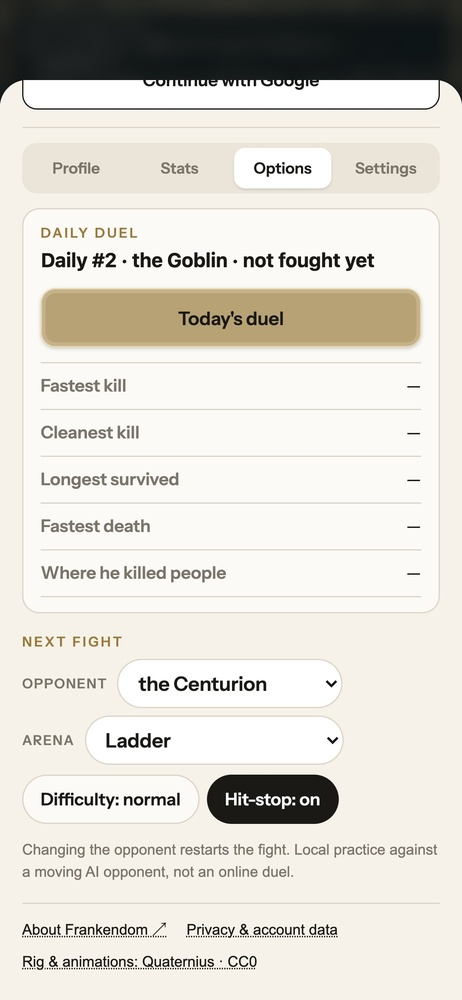
#> input picture arena-row/options-admin-debug.jpg, 462 x 1000 px, shrunk from 1125 x 2436 before the run
$ python ink_atlas.py ../../arena-row/options-admin-debug.jpg ../../arena-row/options-guest.jpg
#> lines starting #> are read from the running program, lines starting #| are printed output that depends on the picture
# Ink pass for a texture atlas (Inkverse look): greyscale, soft tone steps (no hard posterise), painted line pass, red kept only where already red.
#   python3 ink.py <in> <out.png|webp> [--steps 9] [--line 0.55]
import sys
import numpy as np
from PIL import Image, ImageFilter

src, dst = sys.argv[1], sys.argv[2]
arg = lambda n, d: float(sys.argv[sys.argv.index(n) + 1]) if n in sys.argv else d
STEPS, LINE = arg('--steps', 9), arg('--line', 0.55)

im = Image.open(src).convert('RGB')
#> im is the input picture: PIL image 462x1000 RGB; mean R, G, B 218, 214.9, 207.2
a = np.asarray(im).astype(np.float32) / 255.0
r, g, b = a[..., 0], a[..., 1], a[..., 2]
lum = 0.299 * r + 0.587 * g + 0.114 * b

def blur(x, rad):
    return np.asarray(Image.fromarray((x * 255).clip(0, 255).astype(np.uint8)).filter(ImageFilter.GaussianBlur(rad))).astype(np.float32) / 255.0

# red tags: strongly red pixels (kept as red ink), everything else goes grey
mx, mn = a.max(-1), a.min(-1)
sat = (mx - mn) / np.maximum(mx, 1e-4)
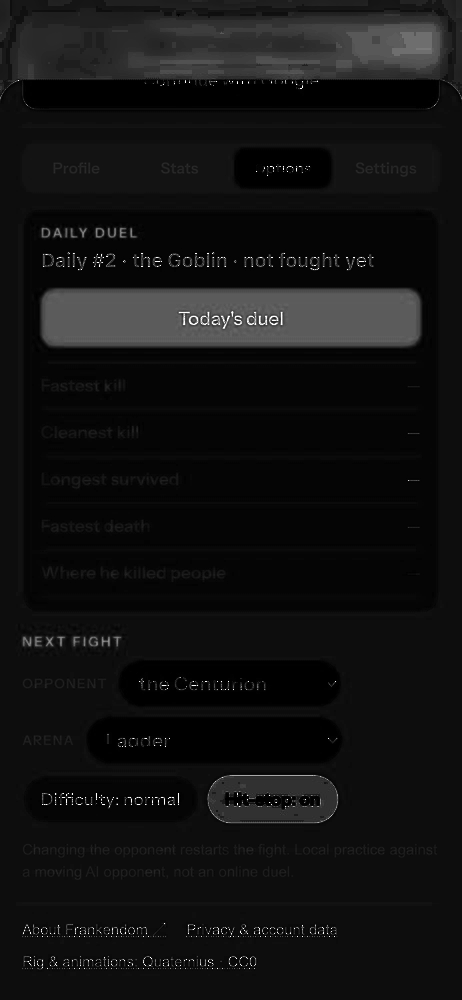
#> sat: shape (1000, 462) float32; min 0, max 1, mean 0.0715
ratio = r / (np.maximum(g, b) + 0.03)           # skin sits near 1.2-1.5, blood and red cloth 3 and up
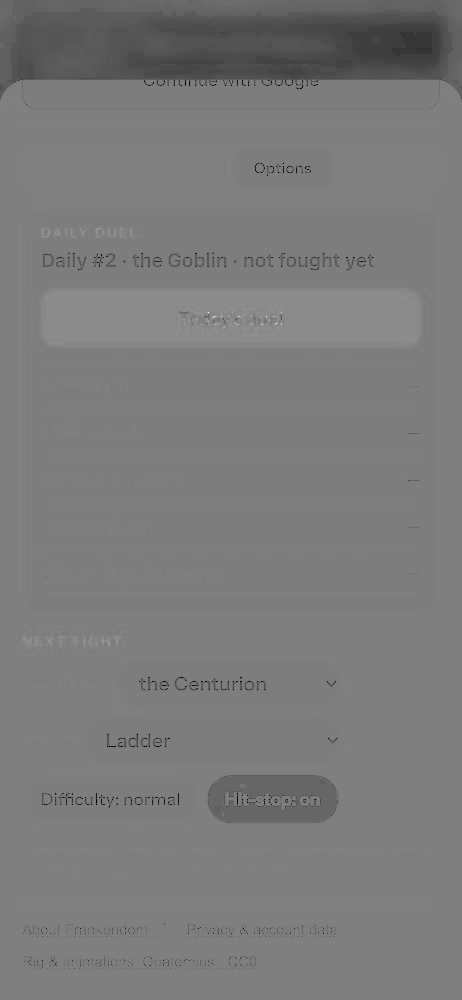
#> ratio: shape (1000, 462) float32; min 0, max 1.97, mean 0.953; drawn with min black and max white
red = np.clip((ratio - 2.4) / 1.6, 0, 1) * np.clip((sat - 0.45) / 0.2, 0, 1)
#> red: shape (1000, 462) float32; every value is 0
red = blur(red, 0.8)

# tone: contrast curve, then SOFT steps (blend of a quantised and the continuous tone, so detail survives)
base = blur(lum, 0.7)
lo, hi = np.percentile(base, 1), np.percentile(base, 99)
#> lo = 0.0784; hi = 1
t = np.clip((base - lo) / max(hi - lo, 1e-4), 0, 1)
t = np.power(t, 1.35)                          # darker mids: ink holds the shadows
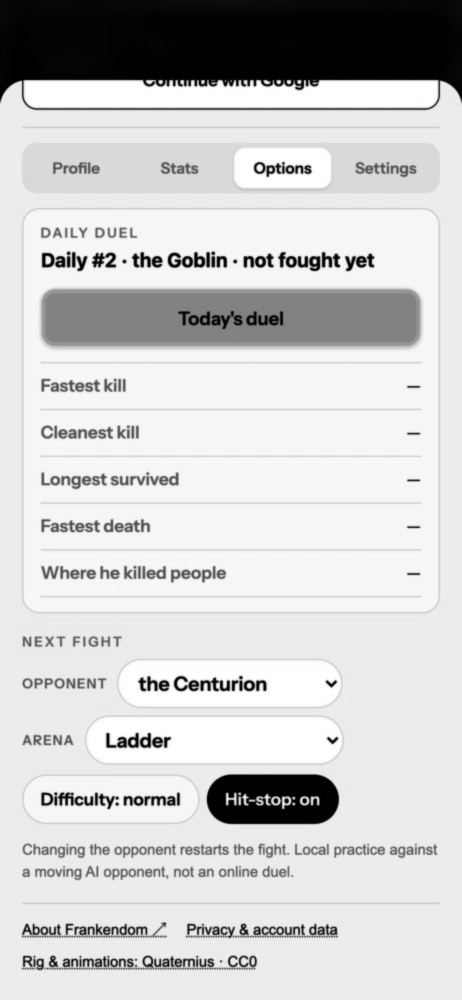
#> t: shape (1000, 462) float32; min 0, max 1, mean 0.804
t = 0.55 * t + 0.45 * (t * t * (3 - 2 * t))    # half S-curve: contrast without blowing skin to paper
q = np.round(t * (STEPS - 1)) / (STEPS - 1)
tone = 0.2 * q + 0.8 * t
tone = 0.14 + 0.58 * tone                      # an ALBEDO, not a picture: the look's ink material does the light, the hatching and the grain on top, so mid greys (0.14-0.72)

# line pass: difference of gaussians on the luminance finds the painted edges, kept soft
dog = blur(lum, 0.8) - blur(lum, 2.4)
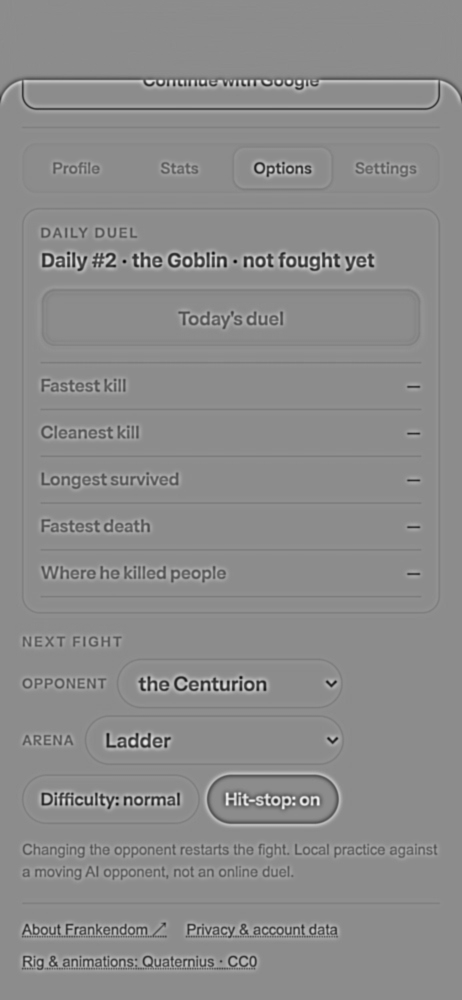
#> dog: shape (1000, 462) float32; min -0.604, max 0.494, mean -6.6e-06; drawn with min black and max white
edge = np.clip((-dog - 0.012) / 0.05, 0, 1)    # dark side of an edge only: reads as a brush line
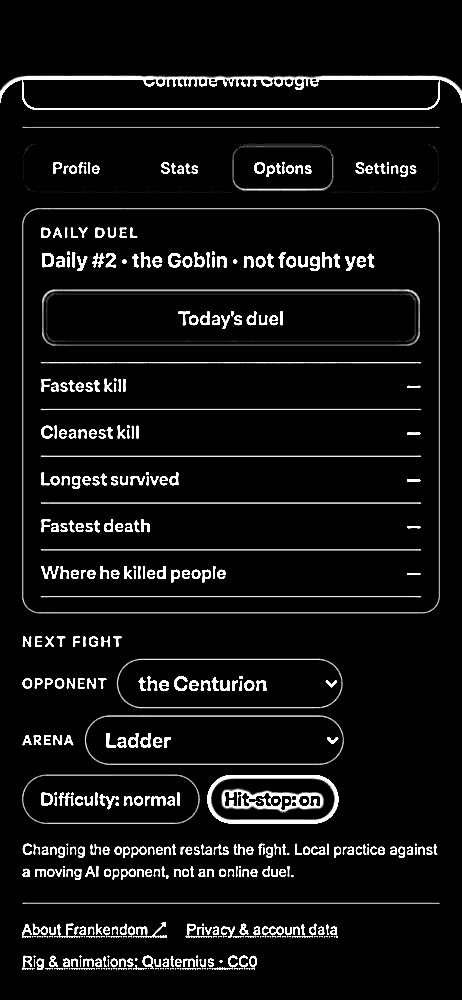
#> edge: shape (1000, 462) float32; min 0, max 1, mean 0.067
tone = tone * (1 - LINE * edge)
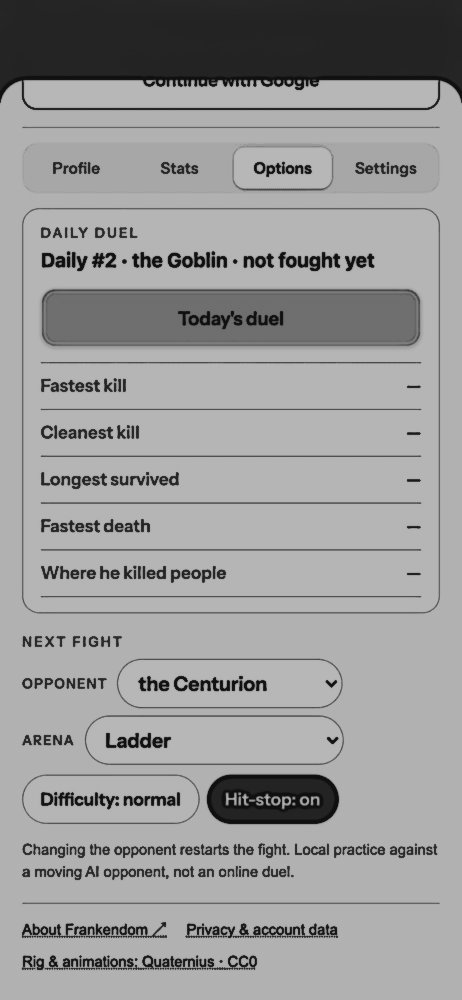
#> tone: shape (1000, 462) float32; min 0.063, max 0.72, mean 0.604

# paper grain keeps flat areas painted, not digital (low, fixed seed so the file is repeatable)
rng = np.random.default_rng(7)
grain = blur(rng.normal(0, 1, tone.shape).astype(np.float32) * 0.5 + 0.5, 0.6) - 0.5
tone = np.clip(tone + grain * 0.015, 0, 1)

grey = np.stack([tone * 0.99, tone, tone * 0.97], -1)          # a hair warm
inkred = np.stack([0.15 + 0.62 * tone, 0.03 + 0.05 * tone, 0.04 + 0.05 * tone], -1)
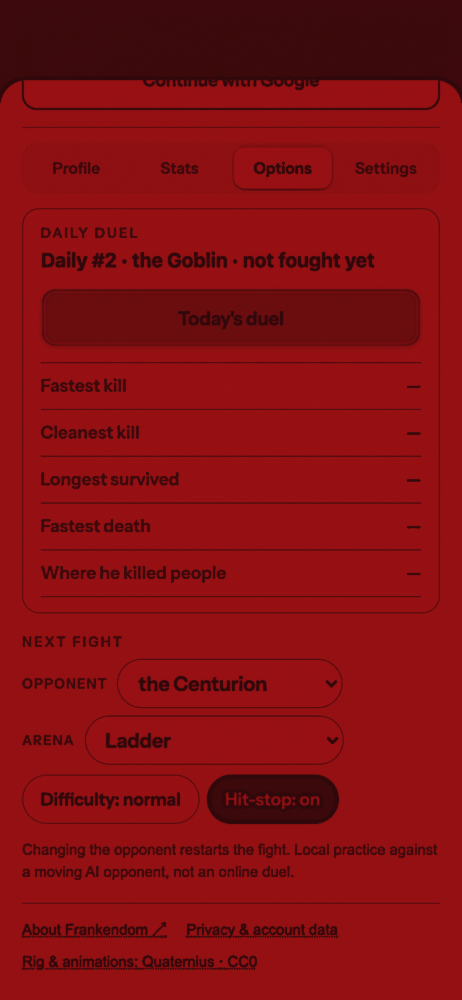
#> inkred: shape (1000, 462, 3) float32; mean of channels 0, 1, 2 0.523, 0.0601, 0.07; drawn as R, G, B
out = grey * (1 - red[..., None]) + inkred * red[..., None]
res = Image.fromarray((out.clip(0, 1) * 255).astype(np.uint8))
res.save(dst, quality=90) if dst.endswith('.webp') else res.save(dst)
print(dst, res.size, 'red share %.4f' % float(red.mean()))
#| ../../arena-row/options-guest.jpg (462, 1000) red share 0.0000
